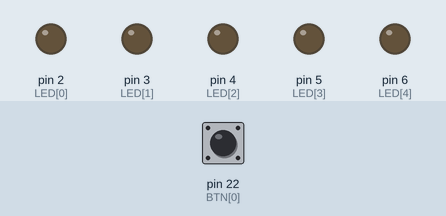
A sketch run on a simulated Arduino Mega 2560, built with avr-gcc and run on an emulated ATmega2560. On the bench: output pins drawn as LEDs (lit = HIGH). The test bench sets the inputs (shaded band); at power-on: pin 22 (BTN[0]) LOW.

Above: at 1.2 s.
1.3 s: pin 22 (BTN[0]) pulled HIGH for 0.15 s
At 2.1 s:
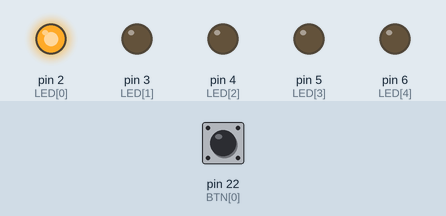
2.9 s: pin 22 (BTN[0]) pulled HIGH for 1 s
At 3.3 s:
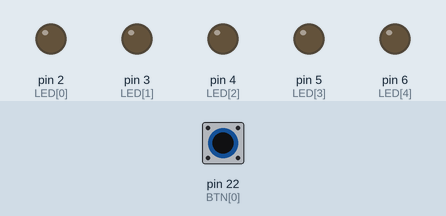
5.4 s: pin 22 (BTN[0]) pulled HIGH for 3.2 s
At 6.4 s:
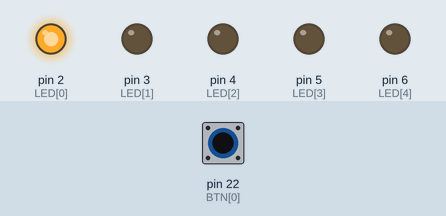
Timing chart, 0 to 8.4 s (numbered marks = the images above; inputs shaded):
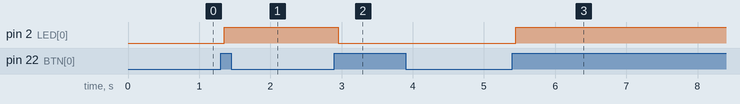

Measured:
- after the input at 1.3 s, pin 2 (LED[0]): LOW → HIGH after 0.05 s
- after the input at 2.9 s, pin 2 (LED[0]): HIGH → LOW after 0.05 s
- after the input at 5.4 s, pin 2 (LED[0]): LOW → HIGH after 0.05 s

The sketch:

fonction_clic_led.ino
```cpp
const int LED[] = {2, 3, 4, 5, 6};
const int BTN[] = {22, 23, 24, 25, 26};

const int NumLED = sizeof(LED) / sizeof(LED[0]);
const int NumBTN = sizeof(BTN) / sizeof(BTN[0]);

int lastButtonState[NumBTN] = {LOW}; // Tableau pour stocker l'etat precedent de chaque bouton
const int debounceDelay = 50;        // Delai en millisecondes pour le temps de rebond

////////////////////////////////////////SETUP////////////////////////////////////////////

void setup()
{
  for (int i = 0; i < NumLED; i++)
  {
    pinMode(LED[i], OUTPUT); // Configure les broches des LED en sortie
  }

  for (int i = 0; i < NumBTN; i++)
  {
    pinMode(BTN[i], INPUT); // Configure les broches des boutons en entree
  }
}

////////////////////////////////////////LOOP/////////////////////////////////////////////

void loop()
{
  static bool ledOn = false; // Variable pour stocker l'état de la LED (allumée ou éteinte)

  if (clic(0)) // Vérifie si le bouton 22 a été cliqué (le tableau commence à l'index 0)
  {
    if (!ledOn) // Si la LED est éteinte
    {
      digitalWrite(LED[0], HIGH); // Allume la LED à la pin 2 (correspondant à LED[0])
      ledOn = true; // Met à jour l'état de la LED
    }
    else // Si la LED est allumée
    {
      digitalWrite(LED[0], LOW); // Éteint la LED
      ledOn = false; // Met à jour l'état de la LED
    }

    delay(1000); // Attend une seconde pour éviter les rebonds du bouton
  }
}

////////////////////////////////////////Fonctions////////////////////////////////////////

/*---------------------------------------Clic---------------------------------------*/

bool clic(int num)
{
  int buttonState = digitalRead(BTN[num]);  // Lecture de l'etat du bouton correspondant au numero
  if (buttonState != lastButtonState[num])
  {
    delay(debounceDelay);                   // Delai de rebond pour eviter les faux declenchements
    buttonState = digitalRead(BTN[num]);    // Lecture de l'etat du bouton a nouveau
    if (buttonState == HIGH)
    {
      lastButtonState[num] = buttonState;   // Met a jour l'etat precedent du bouton
      return true;                          // Renvoie vrai si le bouton est presse
    }
  }
  lastButtonState[num] = buttonState; // Met a jour l'etat precedent du bouton
  return false;                       // Renvoie faux si le bouton n'est pas presse
}
```
